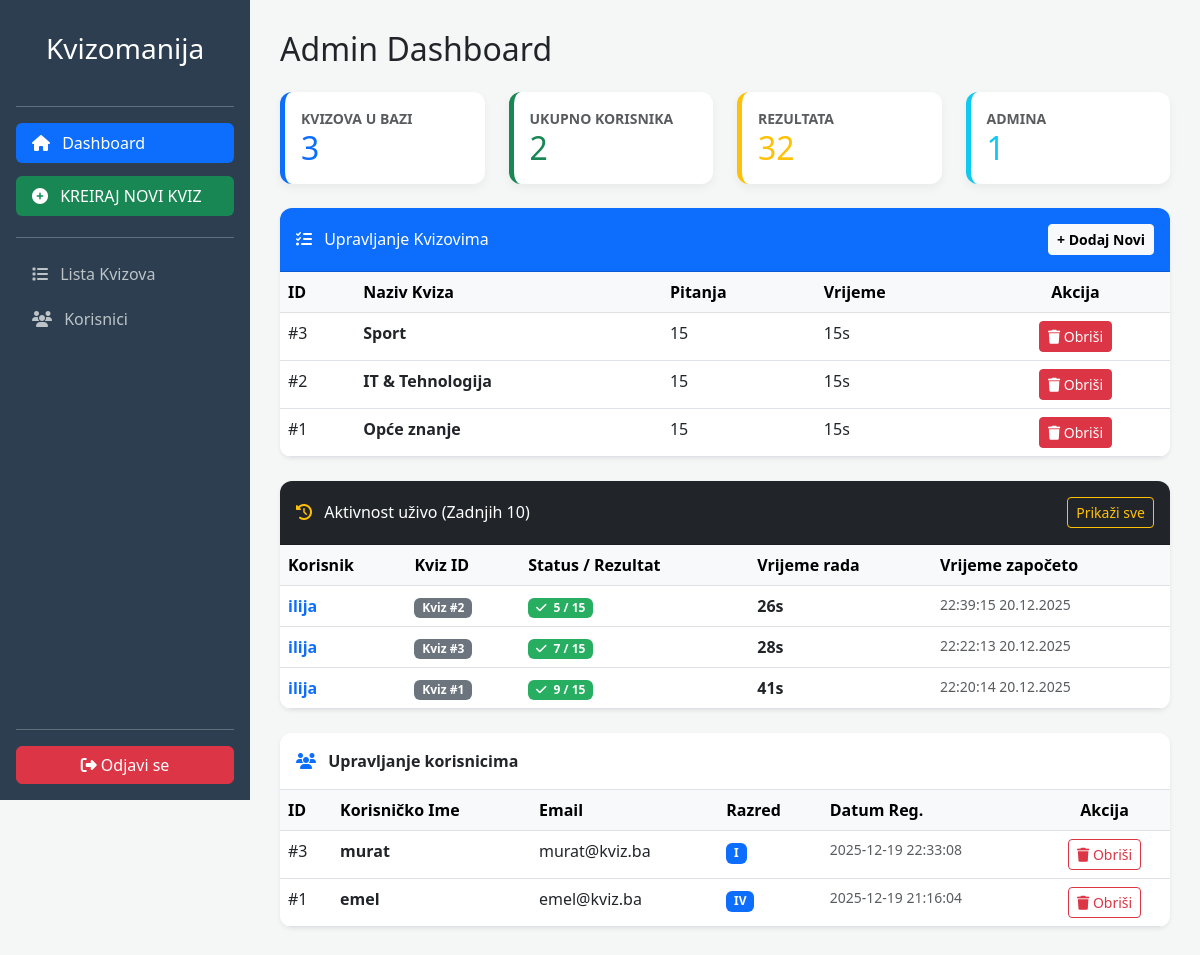
/admin.php (signed in), run on the app's committed database.
### tables this page shows
CREATE TABLE `kvizovi` (
  `kviz_id` int(11) NOT NULL,
  `naziv_kviza` varchar(100) DEFAULT NULL,
  `admin_id` int(11) DEFAULT NULL,
  `pocetak` datetime DEFAULT NULL,
  `rok_predaje` datetime DEFAULT NULL,
  `vremensko_ogranicenje` int(11) NOT NULL DEFAULT 15,
  `broj_pitanja` int(11) NOT NULL DEFAULT 15
);

CREATE TABLE `rezultati` (
  `rezultat_id` int(11) NOT NULL,
  `kviz_id` int(11) DEFAULT NULL,
  `ime` varchar(20) DEFAULT NULL,
  `prezime` varchar(30) DEFAULT NULL,
  `razred_odjeljenje` varchar(4) DEFAULT NULL,
  `odgovori` text DEFAULT NULL,
  `vrijeme_zapoceto` timestamp NOT NULL DEFAULT current_timestamp(),
  `sekunde` int(11) DEFAULT 0
);

CREATE TABLE `korisnici` (
  `korisnik_id` int(11) NOT NULL,
  `korisnicko_ime` varchar(50) NOT NULL,
  `email` varchar(100) NOT NULL,
  `sifra` varchar(255) NOT NULL,
  `razred` varchar(10) NOT NULL,
  `datum_registracije` timestamp NOT NULL DEFAULT current_timestamp()
);

### admin.php (the view, shortened to what this page needs)
<?php
require "includes/connection.php";
try {
    $br_kvizova = $conn->query("SELECT COUNT(*) FROM kvizovi")->fetchColumn();
    $br_korisnika = $conn->query("SELECT COUNT(*) FROM korisnici")->fetchColumn();
    $br_rezultata = $conn->query("SELECT COUNT(*) FROM rezultati")->fetchColumn();
    $br_admina = $conn->query("SELECT COUNT(*) FROM admini")->fetchColumn();
    $sql_korisnici = "SELECT * FROM korisnici ORDER BY korisnik_id DESC";
    $korisnici = $conn->query($sql_korisnici)->fetchAll(PDO::FETCH_ASSOC);
    $sql_svi_kvizovi = "SELECT * FROM kvizovi ORDER BY kviz_id DESC";
    $lista_kvizova = $conn->query($sql_svi_kvizovi)->fetchAll(PDO::FETCH_ASSOC);
    $sql_aktivnost = "SELECT * FROM rezultati ORDER BY rezultat_id DESC LIMIT 10";
    $aktivnosti = $conn->query($sql_aktivnost)->fetchAll(PDO::FETCH_ASSOC);
} catch (PDOException $e) {
    die("Greška sa bazom: " . $e->getMessage());
}
?>
<!DOCTYPE html>
<html lang="bs">
<head>
    <link href="https://cdn.jsdelivr.net/npm/bootstrap@5.3.0/dist/css/bootstrap.min.css" rel="stylesheet">
    <link rel="stylesheet" href="https://cdnjs.cloudflare.com/ajax/libs/font-awesome/6.4.0/css/all.min.css">
</head>
<body>
<div id="sidebar" class="d-flex flex-column p-3">
    <h3 class="text-center py-3">Kvizomanija</h3>
    <hr>
    <ul class="nav nav-pills flex-column mb-auto">
        <li><a href="admin.php" class="nav-link active"><i class="fa fa-home me-2"></i> Dashboard</a></li>
        <li><a href="dodajKviz.php" class="nav-link text-white bg-success mt-2"><i class="fa fa-plus-circle me-2"></i> KREIRAJ NOVI KVIZ</a></li>
        <hr>
        <li><a href="#tabela-kvizova" class="nav-link"><i class="fa fa-list me-2"></i> Lista Kvizova</a></li>
        <li><a href="#tabela-korisnika" class="nav-link"><i class="fa fa-users me-2"></i> Korisnici</a></li>
    </ul>
    <hr>
    <a href="logout.php" class="btn btn-danger w-100"><i class="fa fa-sign-out-alt"></i> Odjavi se</a>
</div>
<div id="content">
    <h2 class="mb-4 text-dark">Admin Dashboard</h2>
    <div class="row g-4 mb-4">
        <div class="col-md-3"><div class="card card-stat p-3 bg-white border-start border-primary border-5"><small class="text-uppercase text-muted fw-bold">Kvizova u bazi</small><h2 class="mb-0 text-primary"><?= $br_kvizova ?></h2></div></div>
        <div class="col-md-3"><div class="card card-stat p-3 bg-white border-start border-success border-5"><small class="text-uppercase text-muted fw-bold">Ukupno korisnika</small><h2 class="mb-0 text-success"><?= $br_korisnika ?></h2></div></div>
        <div class="col-md-3"><div class="card card-stat p-3 bg-white border-start border-warning border-5"><small class="text-uppercase text-muted fw-bold">Rezultata</small><h2 class="mb-0 text-warning"><?= $br_rezultata ?></h2></div></div>
        <div class="col-md-3"><div class="card card-stat p-3 bg-white border-start border-info border-5"><small class="text-uppercase text-muted fw-bold">Admina</small><h2 class="mb-0 text-info"><?= $br_admina ?></h2></div></div>
    </div>
    <div class="card shadow-sm border-0 table-card mb-4" id="tabela-kvizova">
        <div class="card-header bg-primary text-white py-3 d-flex justify-content-between align-items-center">
            <span><i class="fa fa-tasks me-2"></i> Upravljanje Kvizovima</span>
            <a href="dodajKviz.php" class="btn btn-sm btn-light fw-bold">+ Dodaj Novi</a>
        </div>
        <div class="card-body p-0">
            <table class="table table-hover mb-0">
                <thead class="table-light">
                    <tr><th>ID</th><th>Naziv Kviza</th><th>Pitanja</th><th>Vrijeme</th><th class="text-center">Akcija</th></tr>
                </thead>
                <tbody>
                    <?php foreach ($lista_kvizova as $kviz): ?>
                    <tr>
                        <td>#<?= $kviz['kviz_id'] ?></td>
                        <td class="fw-bold"><?= htmlspecialchars($kviz['naziv_kviza']) ?></td>
                        <td><?= $kviz['broj_pitanja'] ?></td>
                        <td><?= $kviz['vremensko_ogranicenje'] ?>s</td>
                        <td class="text-center">
                            <form method="POST" onsubmit="return confirm('Brisanjem kviza brišete i sve njegove rezultate i pitanja! Nastaviti?');" style="display:inline;">
                                <button type="submit" class="btn btn-sm btn-danger"><i class="fa fa-trash"></i> Obriši</button>
                            </form>
                        </td>
                    </tr>
                    <?php endforeach; ?>
                </tbody>
            </table>
        </div>
    </div>
    <div class="card shadow-sm border-0 table-card mb-4">
        <div class="card-header bg-dark text-white py-3 d-flex justify-content-between align-items-center">
            <span><i class="fa fa-history me-2 text-warning"></i> Aktivnost uživo (Zadnjih 10)</span>
            <?php if (count($aktivnosti) > 3): ?>
            <button class="btn btn-sm btn-outline-warning" type="button" data-bs-toggle="collapse" data-bs-target=".extra-rows" onclick="this.innerText = this.innerText == 'Prikaži sve' ? 'Sakrij' : 'Prikaži sve'">Prikaži sve</button>
            <?php endif; ?>
        </div>
        <div class="card-body p-0">
            <div class="table-responsive">
                <table class="table table-hover mb-0">
                    <thead class="table-light">
                        <tr>
                            <th>Korisnik</th><th>Kviz ID</th><th>Status / Rezultat</th><th>Vrijeme rada</th><th>Vrijeme započeto</th>
                        </tr>
                    </thead>
                    <tbody>
                        <?php foreach ($aktivnosti as $index => $a): ?>
                            <?php $rowClass = ($index > 2) ? 'extra-rows collapse' : ''; ?>
                            <tr class="<?= $rowClass ?>">
                                <td class="fw-bold text-primary"><?= htmlspecialchars($a['ime']) ?></td>
                                <td><span class="badge bg-secondary">Kviz #<?= $a['kviz_id'] ?></span></td>
                                <td>
                                    <?php if($a['prezime'] == 'Započeto'): ?>
                                        <span class="badge badge-started"><i class="fa fa-spinner fa-spin me-1"></i> Započeto</span>
                                    <?php else: ?>
                                        <span class="badge badge-finished"><i class="fa fa-check me-1"></i> <?= htmlspecialchars($a['prezime']) ?></span>
                                    <?php endif; ?>
                                </td>
                                <td class="fw-bold"><?= ($a['prezime'] == 'Započeto') ? '---' : $a['sekunde'] . 's' ?></td>
                                <td class="small text-muted"><?= date('H:i:s d.m.Y', strtotime($a['vrijeme_zapoceto'])) ?></td>
                            </tr>
                        <?php endforeach; ?>
                    </tbody>
                </table>
            </div>
        </div>
    </div>
    <div class="card shadow-sm border-0 table-card" id="tabela-korisnika">
        <div class="card-header bg-white py-3 fw-bold border-bottom"><i class="fa fa-users me-2 text-primary"></i> Upravljanje korisnicima</div>
        <div class="card-body p-0">
            <div class="table-responsive">
                <table class="table table-hover mb-0">
                    <thead class="table-light">
                        <tr><th>ID</th><th>Korisničko Ime</th><th>Email</th><th>Razred</th><th>Datum Reg.</th><th class="text-center">Akcija</th></tr>
                    </thead>
                    <tbody>
                        <?php if (count($korisnici) > 0): ?>
                            <?php foreach ($korisnici as $k): ?>
                            <tr>
                                <td>#<?= $k['korisnik_id'] ?></td>
                                <td class="fw-bold"><?= htmlspecialchars($k['korisnicko_ime']) ?></td>
                                <td><?= htmlspecialchars($k['email']) ?></td>
                                <td><span class="badge bg-primary"><?= htmlspecialchars($k['razred']) ?></span></td>
                                <td class="small text-muted"><?= $k['datum_registracije'] ?></td>
                                <td class="text-center">
                                    <form method="POST" onsubmit="return confirm('Da li ste sigurni da želite obrisati ovog korisnika?');" style="display:inline;">
                                        <button type="submit" class="btn btn-sm btn-outline-danger">
                                            <i class="fa fa-trash"></i> Obriši
                                        </button>
                                    </form>
                                </td>
                            </tr>
                            <?php endforeach; ?>
                        <?php else: ?>
                            <tr><td colspan="6" class="text-center p-4 text-muted">Nema registrovanih korisnika.</td></tr>
                        <?php endif; ?>
                    </tbody>
                </table>
            </div>
        </div>
    </div>
</div>
</body>
</html>

### admin.php (style rules this page uses)
:root { --sidebar-width: 250px; }
body { background-color: #f4f7f6; font-family: 'Segoe UI', sans-serif; }
#sidebar { width: var(--sidebar-width); height: 100vh; position: fixed; background: #2c3e50; color: white; z-index: 1000; }
#content { margin-left: var(--sidebar-width); padding: 30px; }
.nav-link { color: #bdc3c7; margin-bottom: 5px; }
.nav-link:hover, .nav-link.active { color: white; background: #34495e; }
.card-stat { border: none; border-radius: 12px; box-shadow: 0 4px 10px rgba(0,0,0,0.05); transition: 0.3s; }
.table-card { border-radius: 12px; overflow: hidden; margin-bottom: 30px; }
.badge-finished { background-color: #27ae60; color: white; }

### data on the page
kvizovi: kviz_id "3", naziv_kviza "Sport", broj_pitanja "15", vremensko_ogranicenje "15"
kvizovi: kviz_id "2", naziv_kviza "IT & Tehnologija", broj_pitanja "15", vremensko_ogranicenje "15"
kvizovi: kviz_id "1", naziv_kviza "Opće znanje", broj_pitanja "15", vremensko_ogranicenje "15"
rezultati: ime "ilija", kviz "2", prezime "5 / 15", sekunde "26", vrijeme_zapoceto "22:39:15 20.12.2025"
rezultati: ime "ilija", kviz "3", prezime "7 / 15", sekunde "28", vrijeme_zapoceto "22:22:13 20.12.2025"
rezultati: ime "ilija", kviz "1", prezime "9 / 15", sekunde "41", vrijeme_zapoceto "22:20:14 20.12.2025"
korisnici: korisnik_id "3", korisnicko_ime "murat", email "murat@kviz.ba", razred "I", datum_registracije "2025-12-19 22:33:08"
korisnici: korisnik_id "1", korisnicko_ime "emel", email "emel@kviz.ba", razred "IV", datum_registracije "2025-12-19 21:16:04"

### other printed values
$br_kvizova "3"
$br_korisnika "2"
$br_rezultata "32"
$br_admina "1"
